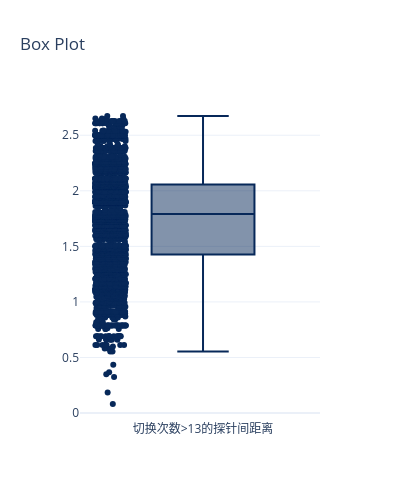

Source (notebook cell):
### Code cell
myplot.Boxes([(df_insight[df_insight['count']>14].maxSpeed.apply(lambda x : math.log(x,10)),'切换次数>13的探针间距离')])

### Figure 1 — Plotly figure (JSON) as saved in the notebook; plotly's stock layout.template omitted (floating-point values rounded to 4 significant figures; data arrays with more than 128 entries replaced by an {"elided": "..."} marker saying what was removed)
{"data": [{"boxpoints": "all", "jitter": 0.3, "line": {"color": "rgb(7,40,89)"}, "marker": {"color": "rgb(7,40,89)"}, "name": "切换次数>13的探针间距离", "pointpos": -1.8, "type": "box", "y": {"elided": "3394 float values"}}], "layout": {"height": 500, "title": {"text": "Box Plot"}, "width": 400}}
